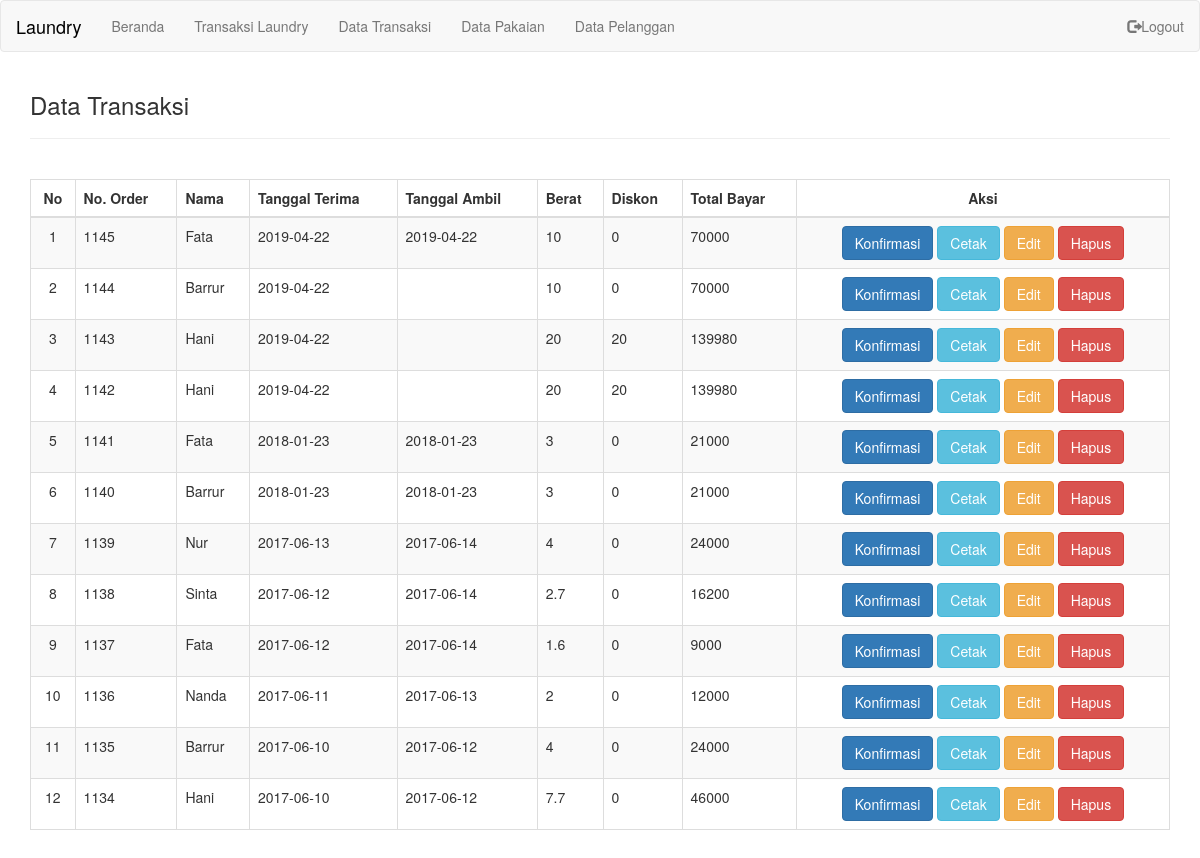
The page /transaksi.php (signed in) on the database its author committed.
### tables this page shows
CREATE TABLE `transaksi` (
  `No_Order` char(4) NOT NULL,
  `No_Identitas` char(8) NOT NULL,
  `Tgl_Terima` date DEFAULT NULL,
  `Tgl_Ambil` date DEFAULT NULL,
  `total_berat` float NOT NULL,
  `diskon` float NOT NULL,
  `Total_Bayar` int(6) DEFAULT NULL,
  `admin_id` int(8) NOT NULL DEFAULT '1'
);

CREATE TABLE `pelanggan` (
  `No_Identitas` char(8) NOT NULL,
  `Nama` varchar(30) NOT NULL,
  `Alamat` varchar(30) DEFAULT NULL,
  `No_Hp` varchar(15) NOT NULL
);

### transaksi.php (the view, shortened to what this page needs)
<?php
if(isset($_SESSION['id'])){
?>
<!DOCTYPE html>
<html>
  <head>
    <?php
      include "include/header.php";
    ?>
  </head>
  <body>
    <nav class="navbar navbar-default" >
      <div class="container-fluid">
        <div class="navbar-header">
      <a class="navbar-brand" href="#" style="color:black;">Laundry</a>
    </div>
    <ul class="nav navbar-nav">
      <?php
        include "include/list.php"
      ?>
    </ul>
    <ul class="nav navbar-nav navbar-right">
      <li><a href="logout.php"><span class="glyphicon glyphicon-log-out"></span>Logout</a></li>
    </ul>
  </div>
</nav>
<div class="container">
  <h3>Data Transaksi</h3>
  <hr>
  <br>
  <div class="table-responsive">
  <table id="table" class="table table-striped table-bordered" >
    <thead>
      <tr>
        <th style="text-align: center;">No</th>
        <th>No. Order</th>
        <th>Nama</th>
        <th>Tanggal Terima</th>
        <th>Tanggal Ambil</th>
        <th>Berat</th>
        <th>Diskon</th>
        <th>Total Bayar</th>
        <th style="text-align: center;" >Aksi</th>
      </tr>
    </thead>
    <tbody>
      <?php
        include "./include/koneksi.php";
        $i = 0 + 1;
        $sql = mysqli_query($conn, "SELECT transaksi.*, pelanggan.Nama FROM transaksi join pelanggan where transaksi.No_Identitas = pelanggan.No_Identitas  ORDER BY `No_Order` DESC");
        while ($hasil = mysqli_fetch_array($sql)) {
     ?>
  <tr>
      <td style="text-align: center;"><?php echo $i; ?></td>
      <td><?php echo $hasil['No_Order']; ?></td>
      <td><?php echo $hasil['Nama']; ?></td>
      <td><?php echo $hasil['Tgl_Terima']; ?></td>
      <td><?php echo $hasil['Tgl_Ambil']; ?></td>
      <td><?php echo $hasil['total_berat']; ?></td>
      <td><?php echo $hasil['diskon']; ?></td>
      <td><?php echo $hasil['Total_Bayar']; ?></td>
      <td style="text-align: center;">
      <?php if ($hasil['Tgl_Ambil'] == ""){
        ?>
          <a href="proses-Konfirmasi.php?No_Order=<?php echo $hasil['No_Order']; ?>" class="btn btn-primary">Konfirmasi</a>
      <?php
    }else{
        ?>
      <a href="#" class="btn btn-primary">Konfirmasi</a>
        <?php
            }
         ?>
      <a href="download-laporan.php?cetak=<?php echo $hasil['No_Order']; ?>" class="btn btn-info">Cetak</a>
      <a href="editdatatransaksi.php?edit=<?php echo $hasil['No_Order']; ?>" class="btn btn-warning">Edit</a>
      <a href="proses-hapus-transaksi.php?hapus=<?php echo $hasil['No_Order']; ?>" class="btn btn-danger">Hapus</a></td>
  </tr>
  <?php
      $i++;
      }
    ?>
  </tbody>
  </table>
</div>
  <br>
  <br>
</div>
</body>
</html>
<?php
}else{
	header("location:login/index.php");
}

### rows shown on the page
transaksi: No_Order "1145", pelanggan.Nama "Fata", Tgl_Terima "2019-04-22", Tgl_Ambil "2019-04-22", total_berat "10", diskon "0", Total_Bayar "70000", shows "Konfirmasi"
transaksi: No_Order "1144", pelanggan.Nama "Barrur", Tgl_Terima "2019-04-22", total_berat "10", diskon "0", Total_Bayar "70000"
transaksi: No_Order "1143", pelanggan.Nama "Hani", Tgl_Terima "2019-04-22", total_berat "20", diskon "20", Total_Bayar "139980"
transaksi: No_Order "1142", pelanggan.Nama "Hani", Tgl_Terima "2019-04-22", total_berat "20", diskon "20", Total_Bayar "139980"
transaksi: No_Order "1141", pelanggan.Nama "Fata", Tgl_Terima "2018-01-23", Tgl_Ambil "2018-01-23", total_berat "3", diskon "0", Total_Bayar "21000", shows "Konfirmasi"
transaksi: No_Order "1140", pelanggan.Nama "Barrur", Tgl_Terima "2018-01-23", Tgl_Ambil "2018-01-23", total_berat "3", diskon "0", Total_Bayar "21000", shows "Konfirmasi"
transaksi: No_Order "1139", pelanggan.Nama "Nur", Tgl_Terima "2017-06-13", Tgl_Ambil "2017-06-14", total_berat "4", diskon "0", Total_Bayar "24000", shows "Konfirmasi"
transaksi: No_Order "1138", pelanggan.Nama "Sinta", Tgl_Terima "2017-06-12", Tgl_Ambil "2017-06-14", total_berat "2.7", diskon "0", Total_Bayar "16200", shows "Konfirmasi"
transaksi: No_Order "1137", pelanggan.Nama "Fata", Tgl_Terima "2017-06-12", Tgl_Ambil "2017-06-14", total_berat "1.6", diskon "0", Total_Bayar "9000", shows "Konfirmasi"
transaksi: No_Order "1136", pelanggan.Nama "Nanda", Tgl_Terima "2017-06-11", Tgl_Ambil "2017-06-13", total_berat "2", diskon "0", Total_Bayar "12000", shows "Konfirmasi"
transaksi: No_Order "1135", pelanggan.Nama "Barrur", Tgl_Terima "2017-06-10", Tgl_Ambil "2017-06-12", total_berat "4", diskon "0", Total_Bayar "24000", shows "Konfirmasi"
transaksi: No_Order "1134", pelanggan.Nama "Hani", Tgl_Terima "2017-06-10", Tgl_Ambil "2017-06-12", total_berat "7.7", diskon "0", Total_Bayar "46000", shows "Konfirmasi"
